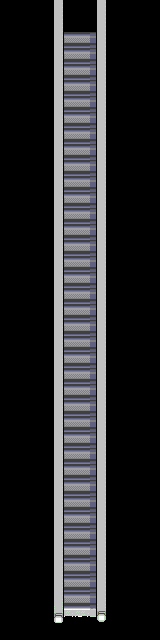

A 2D game scene composited from a Tiled map and its tileset images. What follows is a short description and the map's XML, with each tile layer's data collapsed to a summary:
An orthogonal 10x40 tile map with 16x16 px tiles, 1 tile layer (Base) and 8 objects.

<map version="1.0" orientation="orthogonal" renderorder="right-down" width="10" height="40" tilewidth="16" tileheight="16" backgroundcolor="#000000" nextobjectid="11">
 <tileset firstgid="1" name="ST-MsionR-I01" tilewidth="16" tileheight="16" tilecount="1984" columns="16">
  <image source="ST-MsionR-I01.png" trans="007575" width="256" height="1990" />
 </tileset>
 <layer name="Base" width="10" height="40">
  <properties>
   <property name="cc_vertexz" value="-11" />
  </properties>
  <data>[400 cells, 153 non-empty, 11 distinct tile ids]</data>
 </layer>
 <objectgroup name="collision">
  <object id="1" x="96" y="0" width="80" height="592" />
  <object id="2" x="96" y="560" width="80" height="64" />
  <object id="3" x="32" y="0" width="32" height="560" />
  <object id="4" x="32" y="560" width="32" height="64" />
 </objectgroup>
 <objectgroup name="event">
  <object id="5" x="64" y="608" width="32" height="32">
   <properties>
    <property name="EventID" value="1" />
    <property name="trigger" value="1" />
   </properties>
  </object>
  <object id="6" x="64" y="0" width="32" height="32">
   <properties>
    <property name="EventID" value="2" />
    <property name="trigger" value="1" />
   </properties>
  </object>
  <object id="8" x="64" y="352" width="32" height="32">
   <properties>
    <property name="EventID" value="3" />
    <property name="trigger" value="1" />
   </properties>
  </object>
  <object id="10" x="96" y="0" width="32" height="32">
   <properties>
    <property name="EventID" value="4" />
    <property name="trigger" value="0" />
   </properties>
  </object>
 </objectgroup>
</map>
